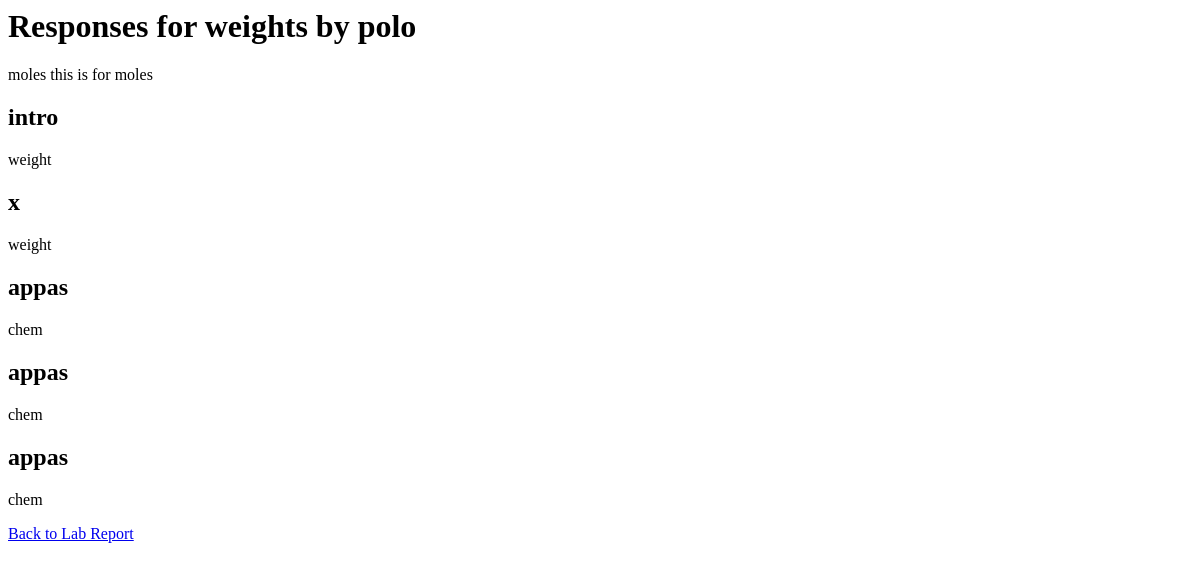
The page /users/lab-report/1/student/12/responses/ on the database as committed earlier.
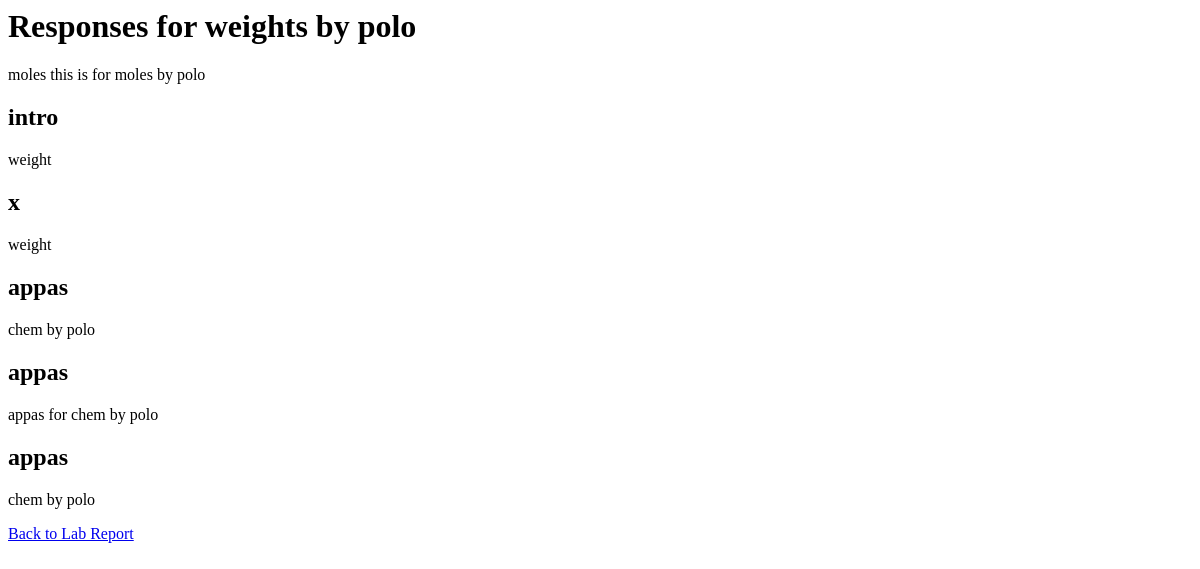
The same page on the database as committed later.
### users/models.py (models this page shows, shortened)
class StudentResponse(models.Model):
    section = models.ForeignKey(
        TemplateSection, on_delete=models.CASCADE, related_name='responses')
    student = models.ForeignKey(
        settings.AUTH_USER_MODEL, on_delete=models.CASCADE, related_name='responses')
    response_text = models.TextField()
    lab_report = models.ForeignKey(
        LabReport, on_delete=models.CASCADE, related_name='responses')

class TemplateSection(models.Model):
    lab_template = models.ForeignKey(
        LabTemplate, on_delete=models.CASCADE, related_name='sections')
    title = models.CharField(max_length=255)
    content = models.TextField()
    visible_to_students = models.BooleanField(default=True)
    section_type = models.ForeignKey(SectionType, on_delete=models.CASCADE)

### users/views.py (the view)
def detailed_responses(request, report_id, student_id):
    lab_report = get_object_or_404(LabReport, id=report_id)
    student = get_object_or_404(User, id=student_id)
    responses = StudentResponse.objects.filter(
        lab_report=lab_report, student=student)
    context = {
        'lab_report': lab_report,
        'student': student,
        'responses': responses,
    }
    return render(request, 'grading/detailed_responses.html', context)

### users/templates/grading/detailed_responses.html
<h1>Responses for {{ lab_report.title }} by {{ student.username }}</h1>
{% for response in responses %}
<h2>{{ response.section.title }}</h2>
<p>{{ response.response_text|default_if_none:"No response" }}</p>
{% empty %}
<p>No responses to display.</p>
{% endfor %}
<a href="{% url 'lab_report_detail_for_tech' lab_report.id %}"
  >Back to Lab Report</a
>

Rows that differ between the two databases and show on the page:
changed StudentResponse: response_text "moles this is for moles" → "moles this is for moles by polo"
changed StudentResponse (number 4 of 6 on the later page): response_text "chem" → "chem by polo"
changed StudentResponse: response_text "chem" → "appas for chem by polo"
changed StudentResponse (number 6 of 6 on the later page): response_text "chem" → "chem by polo"
